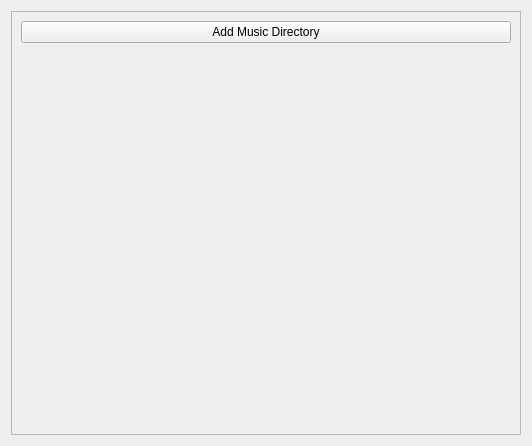
<?xml version="1.0" encoding="UTF-8"?>
<ui version="4.0">
 <class>wwwqsdqsd</class>
 <widget class="QWidget" name="wwwqsdqsd">
  <property name="geometry">
   <rect>
    <x>0</x>
    <y>0</y>
    <width>532</width>
    <height>446</height>
   </rect>
  </property>
  <property name="windowTitle">
   <string>Form</string>
  </property>
  <layout class="QHBoxLayout" name="horizontalLayout">
   <item>
    <widget class="QFrame" name="settingsF">
     <property name="frameShape">
      <enum>QFrame::StyledPanel</enum>
     </property>
     <property name="frameShadow">
      <enum>QFrame::Raised</enum>
     </property>
     <layout class="QVBoxLayout" name="verticalLayout">
      <item>
       <widget class="QPushButton" name="addMDirPB">
        <property name="text">
         <string>Add Music Directory</string>
        </property>
       </widget>
      </item>
      <item>
       <spacer name="verticalSpacer">
        <property name="orientation">
         <enum>Qt::Vertical</enum>
        </property>
        <property name="sizeHint" stdset="0">
         <size>
          <width>20</width>
          <height>40</height>
         </size>
        </property>
       </spacer>
      </item>
     </layout>
    </widget>
   </item>
  </layout>
 </widget>
 <resources/>
 <connections/>
</ui>
